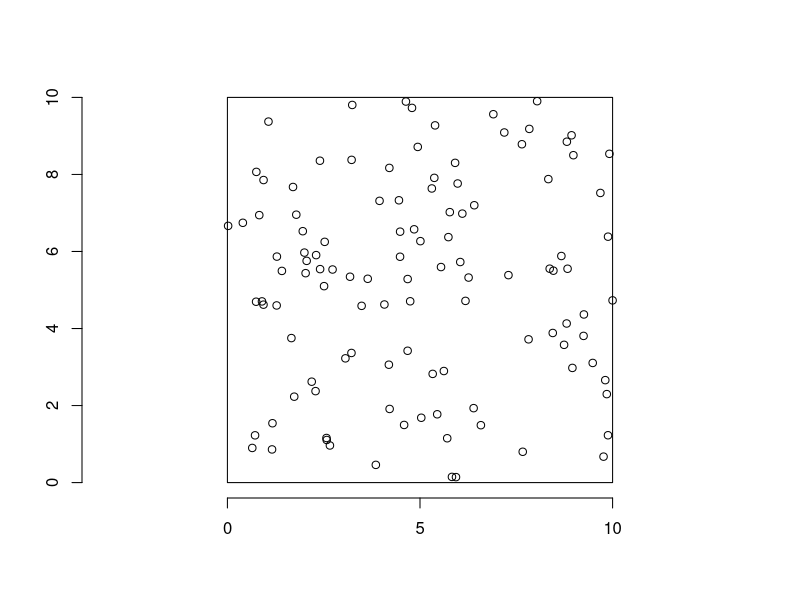

Source code (R):
## ---- chunk 1
library("spatstat")
## ---- chunk 2
X <-rpoispp(lambda=1, win=as.owin(c(0, 10, 0, 10)))
plot(X, main="")
axis(1); axis(2)
